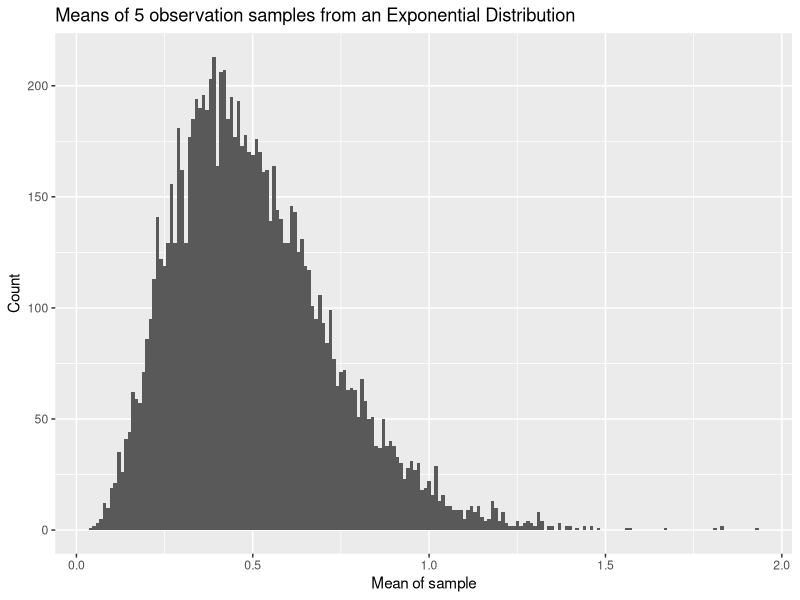
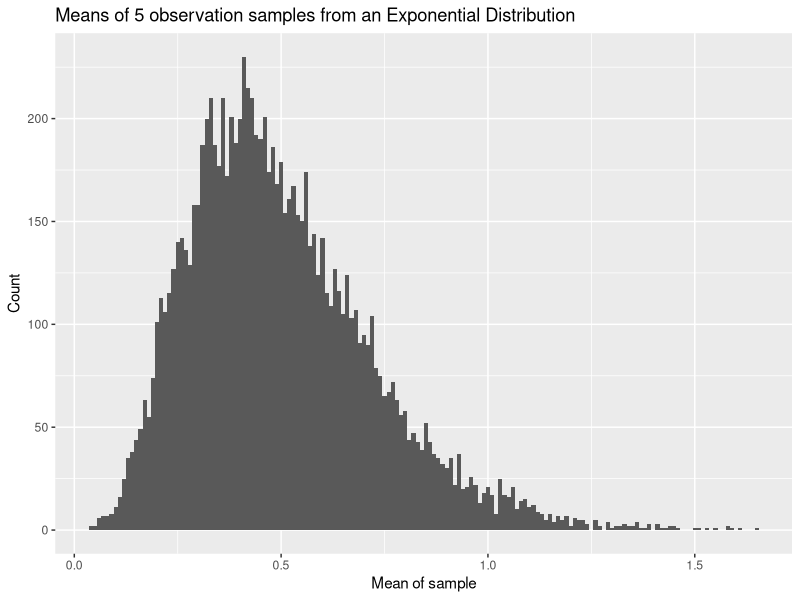
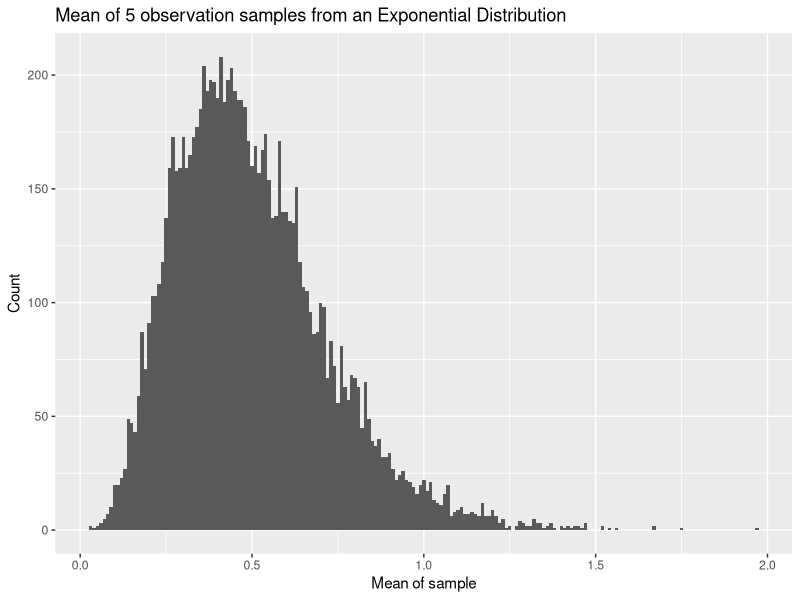
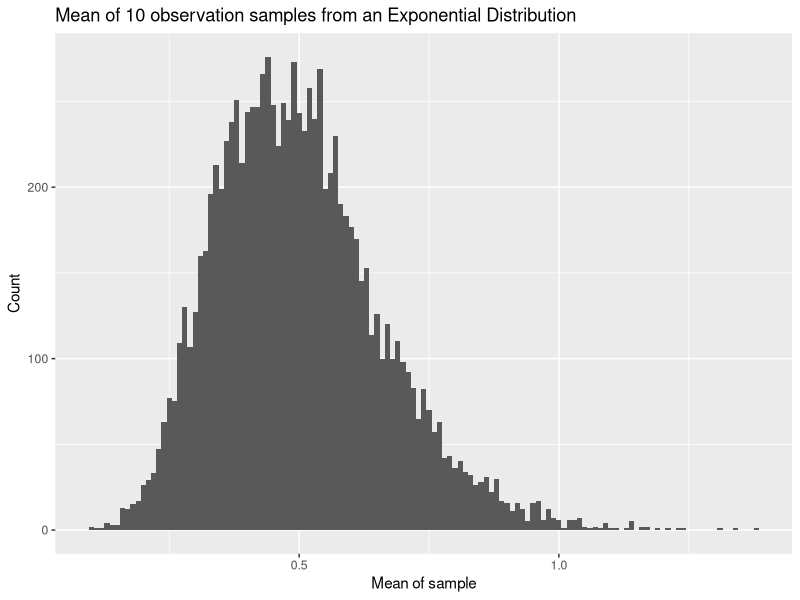
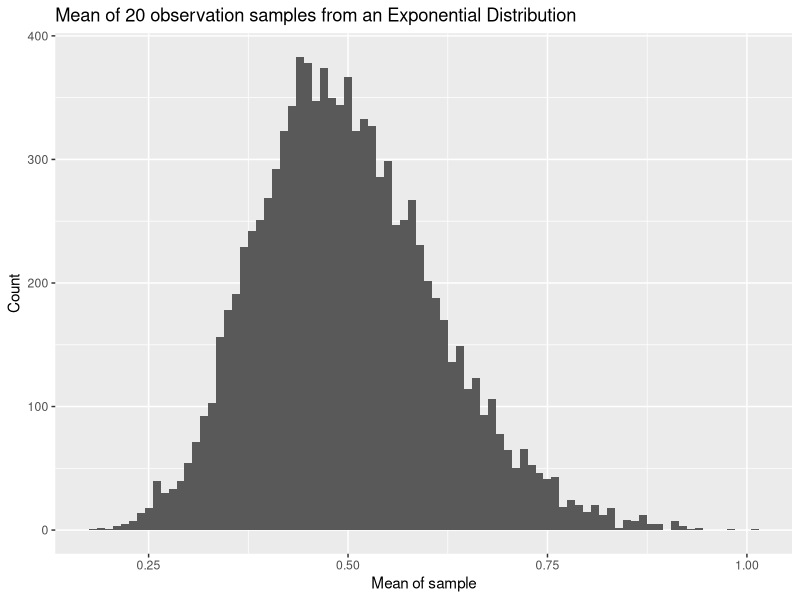
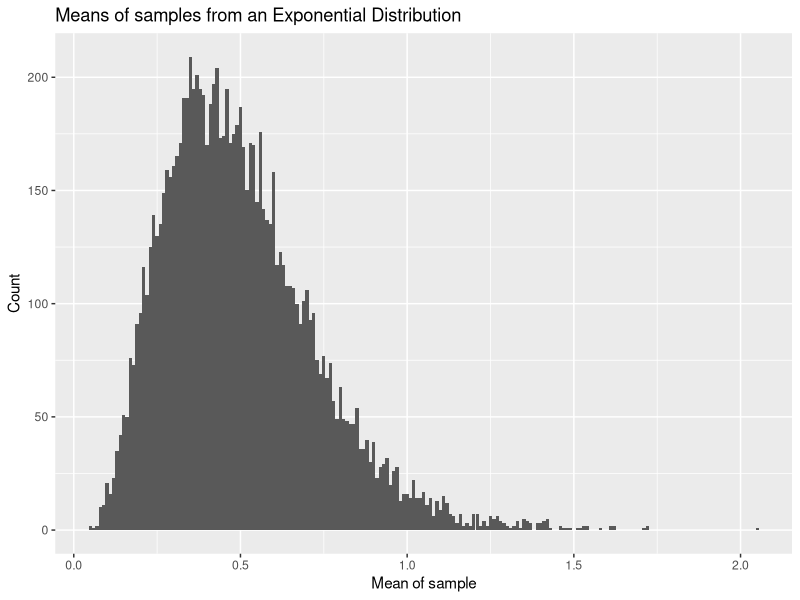

Here is the R script that generated these plots, in order:
## ---- chunk 1
library(tidyverse)
tribble( ~x,    ~y,    ~w,    ~z,
              210,   300,   220,   180,
              102,   100,   119,   187,
              176,   175,   188,   173,
              87,    95,   91,     94,
              202,   210,  234,    218,
              110,   122,  131,    128,
) -> dt
dt
## ---- chunk 2
for(i in colnames(dt)){
  print(map(dt[i], mean))
}
## ---- chunk 3
for(i in colnames(dt)){
  print(map(dt[i], sd))
}
## ---- chunk 4
map_dbl(dt, mean)
## ---- chunk 5
map_dbl(dt, sd)
## ---- chunk 6
for(i in colnames(dt)){
  print(map(dt[i], sqrt))}
## ---- chunk 7
for(i in colnames(dt)){
  print(map(dt[i], fivenum))
  print(map(dt[i], mean))
}
## ---- chunk 8
map_dbl(dt, mean)
## ---- chunk 9
map_dbl(dt, sd)
## ---- chunk 10
map(dt, sqrt)
## ---- chunk 11
map(dt, fivenum)
map_dbl(dt, mean)
## ---- chunk 12
fun <- function(){
  mean_vec <- numeric(10000)
  for(i in 1:10000){
    mean_vec[i] <- mean(rexp(5, rate = 2))
  }
  return(tibble(mean_vec))
}

means <- fun()

ggplot(means, aes(mean_vec)) +
  geom_histogram(binwidth = .01) +
  labs(
    title = "Means of 5 observation samples from an Exponential Distribution",
    x = "Mean of sample",
    y = "Count"
  )
## ---- chunk 13
fun <- function() {
  means <-  tibble(mean_vec = replicate(10000, mean(rexp(5, rate = 2))))
  return(means)
}

means2 <- fun()

ggplot(means2, aes(mean_vec)) +
  geom_histogram(binwidth = .01) +
  labs(
    title = "Means of 5 observation samples from an Exponential Distribution",
    x = "Mean of sample",
    y = "Count"
  )
## ---- chunk 14
sized_sample <- function(x) {
  means <-  tibble(mean_vec = replicate(10000, mean(rexp(x, rate = 2))))
  ggplot(means, aes(mean_vec)) +
  geom_histogram(binwidth = .01) +
  labs(
    title = sprintf("Mean of %i observation samples from an Exponential Distribution", i),
    x = "Mean of sample",
    y = "Count"
  )
}

for(i in c(5, 10, 20)){
  print(sized_sample(i))
}

## ---- chunk 15
map_fun <- function(){
 means <- numeric(10000)
 for(i in 1:10000){
   samp <- tibble(i = rexp(5, rate = 2))
   means[i] <- map_dbl(samp, mean)[[1]]
 }
 means_tbl <- tibble(mean_vec = means)
 return(means_tbl)
 
}
means <- map_fun()

ggplot(means, aes(mean_vec)) +
  geom_histogram(binwidth = .01) +
  labs(
    title = "Means of samples from an Exponential Distribution",
    x = "Mean of sample",
    y = "Count"
  )
## ---- chunk 16
dt <- mtcars
output <- vector("double", ncol(dt))  # 1. output (use appropriate data frame instead of df)
for (i in seq_along(dt)) {            # 2. sequence
  print(output[[i]] <- sd(dt[[i]]))      # 3. body
}
